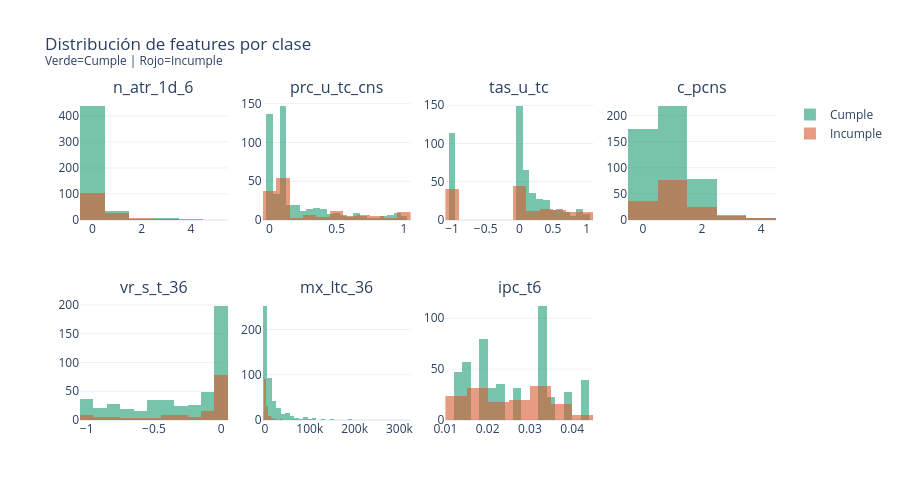

Source (notebook cell):
### Markdown cell above
## 3. Distribución de variables numéricas

### Code cell
num_features = ['n_atr_1d_6', 'prc_u_tc_cns', 'tas_u_tc', 'c_pcns', 'vr_s_t_36', 'mx_ltc_36', 'ipc_t6']

fig = make_subplots(rows=2, cols=4,
    subplot_titles=num_features)

positions = [(1,1),(1,2),(1,3),(1,4),(2,1),(2,2),(2,3)]
colors = ['#1D9E75', '#D85A30']

for i, (feat, pos) in enumerate(zip(num_features, positions)):
    for label, color in zip([0, 1], colors):
        fig.add_trace(go.Histogram(
            x=df[df[TARGET]==label][feat],
            name=f'{"Cumple" if label==0 else "Incumple"}',
            marker_color=color, opacity=0.6,
            showlegend=(i==0)
        ), row=pos[0], col=pos[1])

fig.update_layout(
    title='Distribución de features por clase<br><sup>Verde=Cumple | Rojo=Incumple</sup>',
    height=500, template='plotly_white', barmode='overlay'
)
fig.show()

### Figure 1 — Plotly figure (JSON) as saved in the notebook; plotly's stock layout.template omitted (floating-point values rounded to 4 significant figures; data arrays with more than 128 entries replaced by an {"elided": "..."} marker saying what was removed)
{"data": [{"marker": {"color": "#1D9E75"}, "name": "Cumple", "opacity": 0.6, "showlegend": true, "type": "histogram", "x": {"elided": "483 int values"}, "xaxis": "x", "yaxis": "y"}, {"marker": {"color": "#D85A30"}, "name": "Incumple", "opacity": 0.6, "showlegend": true, "type": "histogram", "x": {"elided": "147 int values"}, "xaxis": "x", "yaxis": "y"}, {"marker": {"color": "#1D9E75"}, "name": "Cumple", "opacity": 0.6, "showlegend": false, "type": "histogram", "x": {"elided": "483 float values"}, "xaxis": "x2", "yaxis": "y2"}, {"marker": {"color": "#D85A30"}, "name": "Incumple", "opacity": 0.6, "showlegend": false, "type": "histogram", "x": {"elided": "147 float values"}, "xaxis": "x2", "yaxis": "y2"}, {"marker": {"color": "#1D9E75"}, "name": "Cumple", "opacity": 0.6, "showlegend": false, "type": "histogram", "x": {"elided": "483 float values"}, "xaxis": "x3", "yaxis": "y3"}, {"marker": {"color": "#D85A30"}, "name": "Incumple", "opacity": 0.6, "showlegend": false, "type": "histogram", "x": {"elided": "147 float values"}, "xaxis": "x3", "yaxis": "y3"}, {"marker": {"color": "#1D9E75"}, "name": "Cumple", "opacity": 0.6, "showlegend": false, "type": "histogram", "x": {"elided": "483 int values"}, "xaxis": "x4", "yaxis": "y4"}, {"marker": {"color": "#D85A30"}, "name": "Incumple", "opacity": 0.6, "showlegend": false, "type": "histogram", "x": {"elided": "147 int values"}, "xaxis": "x4", "yaxis": "y4"}, {"marker": {"color": "#1D9E75"}, "name": "Cumple", "opacity": 0.6, "showlegend": false, "type": "histogram", "x": {"elided": "483 float values"}, "xaxis": "x5", "yaxis": "y5"}, {"marker": {"color": "#D85A30"}, "name": "Incumple", "opacity": 0.6, "showlegend": false, "type": "histogram", "x": {"elided": "147 float values"}, "xaxis": "x5", "yaxis": "y5"}, {"marker": {"color": "#1D9E75"}, "name": "Cumple", "opacity": 0.6, "showlegend": false, "type": "histogram", "x": {"elided": "483 float values"}, "xaxis": "x6", "yaxis": "y6"}, {"marker": {"color": "#D85A30"}, "name": "Incumple", "opacity": 0.6, "showlegend": false, "type": "histogram", "x": {"elided": "147 float values"}, "xaxis": "x6", "yaxis": "y6"}, {"marker": {"color": "#1D9E75"}, "name": "Cumple", "opacity": 0.6, "showlegend": false, "type": "histogram", "x": {"elided": "483 float values"}, "xaxis": "x7", "yaxis": "y7"}, {"marker": {"color": "#D85A30"}, "name": "Incumple", "opacity": 0.6, "showlegend": false, "type": "histogram", "x": {"elided": "147 float values"}, "xaxis": "x7", "yaxis": "y7"}], "layout": {"annotations": [{"font": {"size": 16}, "showarrow": false, "text": "n_atr_1d_6", "x": 0.1062, "xanchor": "center", "xref": "paper", "y": 1, "yanchor": "bottom", "yref": "paper"}, {"font": {"size": 16}, "showarrow": false, "text": "prc_u_tc_cns", "x": 0.3688, "xanchor": "center", "xref": "paper", "y": 1, "yanchor": "bottom", "yref": "paper"}, {"font": {"size": 16}, "showarrow": false, "text": "tas_u_tc", "x": 0.6313, "xanchor": "center", "xref": "paper", "y": 1, "yanchor": "bottom", "yref": "paper"}, {"font": {"size": 16}, "showarrow": false, "text": "c_pcns", "x": 0.8938, "xanchor": "center", "xref": "paper", "y": 1, "yanchor": "bottom", "yref": "paper"}, {"font": {"size": 16}, "showarrow": false, "text": "vr_s_t_36", "x": 0.1062, "xanchor": "center", "xref": "paper", "y": 0.375, "yanchor": "bottom", "yref": "paper"}, {"font": {"size": 16}, "showarrow": false, "text": "mx_ltc_36", "x": 0.3688, "xanchor": "center", "xref": "paper", "y": 0.375, "yanchor": "bottom", "yref": "paper"}, {"font": {"size": 16}, "showarrow": false, "text": "ipc_t6", "x": 0.6313, "xanchor": "center", "xref": "paper", "y": 0.375, "yanchor": "bottom", "yref": "paper"}], "barmode": "overlay", "height": 500, "title": {"text": "Distribución de features por clase<br><sup>Verde=Cumple | Rojo=Incumple</sup>"}, "xaxis": {"anchor": "y", "domain": [0, 0.2125]}, "xaxis2": {"anchor": "y2", "domain": [0.2625, 0.475]}, "xaxis3": {"anchor": "y3", "domain": [0.525, 0.7375]}, "xaxis4": {"anchor": "y4", "domain": [0.7875, 1]}, "xaxis5": {"anchor": "y5", "domain": [0, 0.2125]}, "xaxis6": {"anchor": "y6", "domain": [0.2625, 0.475]}, "xaxis7": {"anchor": "y7", "domain": [0.525, 0.7375]}, "xaxis8": {"anchor": "y8", "domain": [0.7875, 1]}, "yaxis": {"anchor": "x", "domain": [0.625, 1]}, "yaxis2": {"anchor": "x2", "domain": [0.625, 1]}, "yaxis3": {"anchor": "x3", "domain": [0.625, 1]}, "yaxis4": {"anchor": "x4", "domain": [0.625, 1]}, "yaxis5": {"anchor": "x5", "domain": [0, 0.375]}, "yaxis6": {"anchor": "x6", "domain": [0, 0.375]}, "yaxis7": {"anchor": "x7", "domain": [0, 0.375]}, "yaxis8": {"anchor": "x8", "domain": [0, 0.375]}}}
